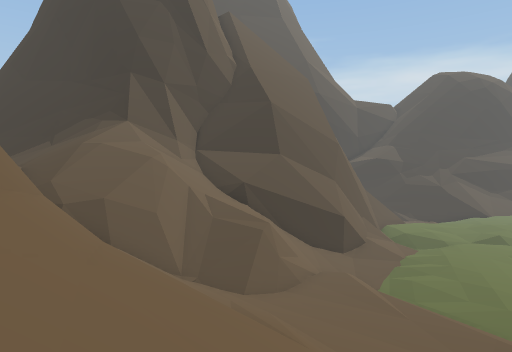
view 1 (above)

22 first-person views from a walk through a Unity game level. The camera is 1.2 m above the floor, tilts 2° down and sees 75° across. The floor is counted in squares, 2 m on a side. Each view is taken from the middle of a square. On the plan, view 1 faces up. The plan holds only what a view shows up to about 10 squares ahead; the rest is blank. The place goes on beyond the plan. The player character is not drawn.

view 2
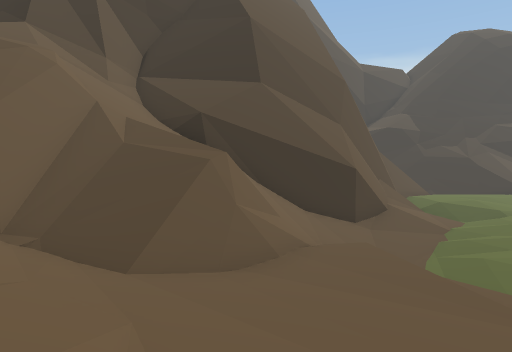

view 3
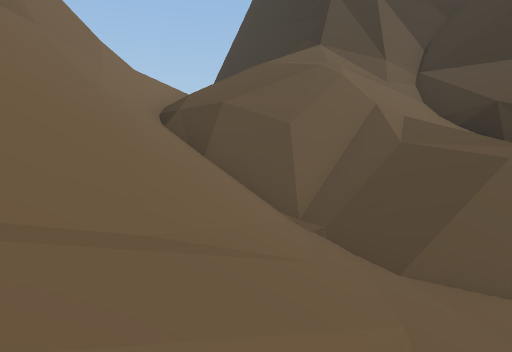

view 4
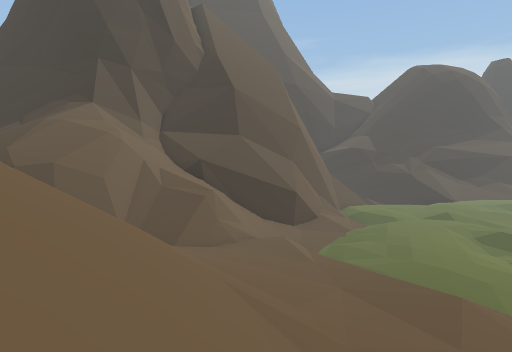

view 5
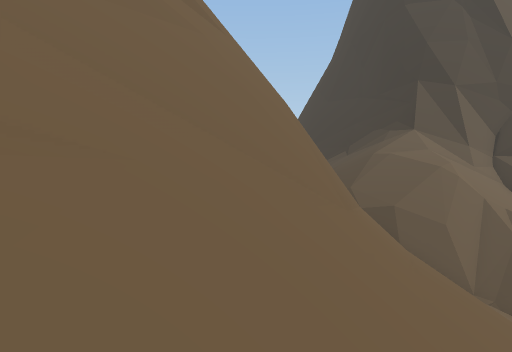

view 6
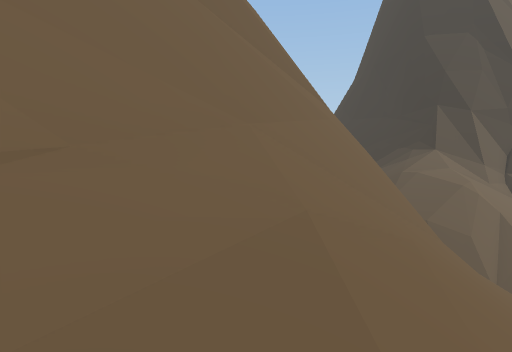

view 7
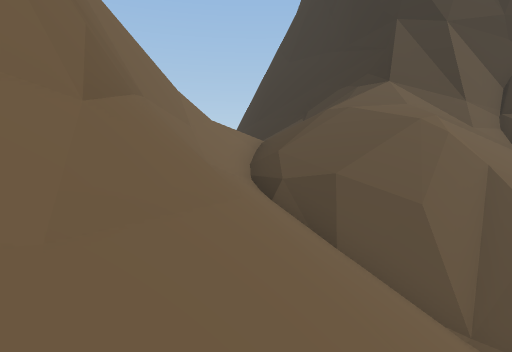

view 8
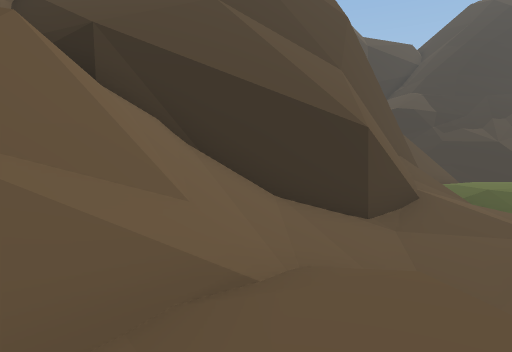

view 9
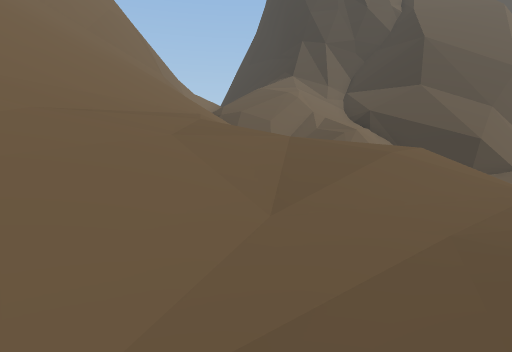

view 10
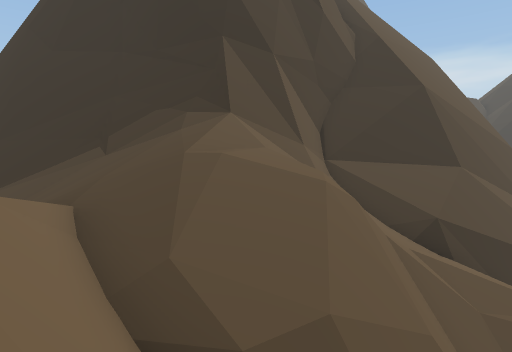

view 11
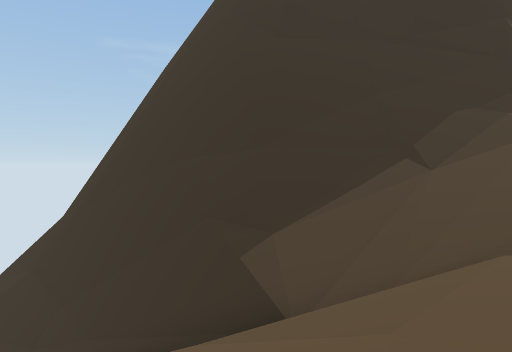

view 12
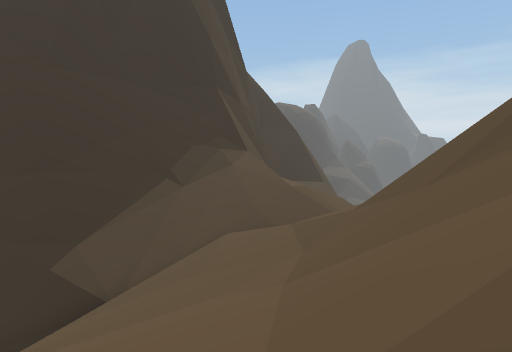

view 13
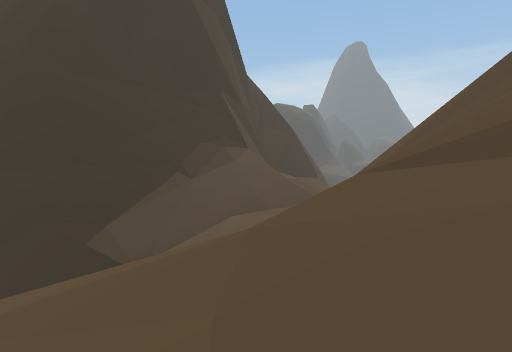

view 14
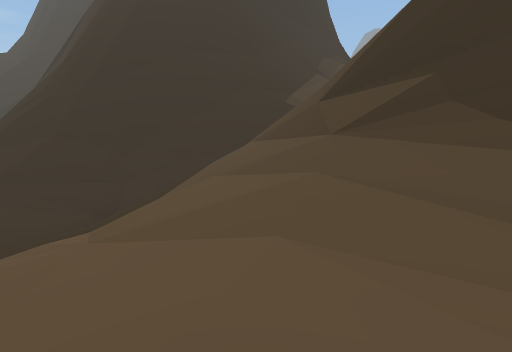

view 15
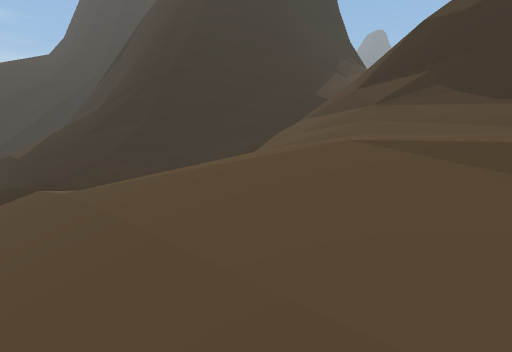

view 16
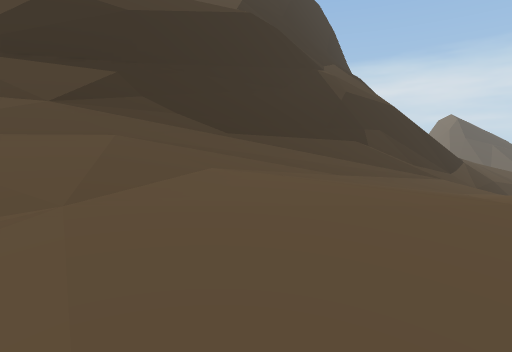

view 17
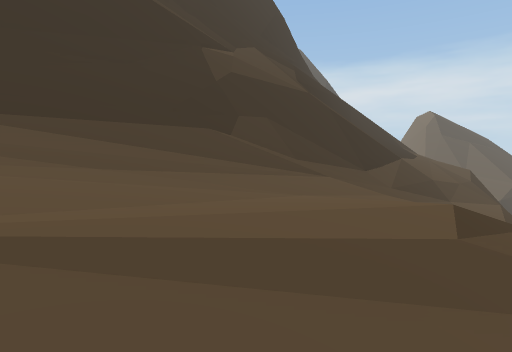

view 18
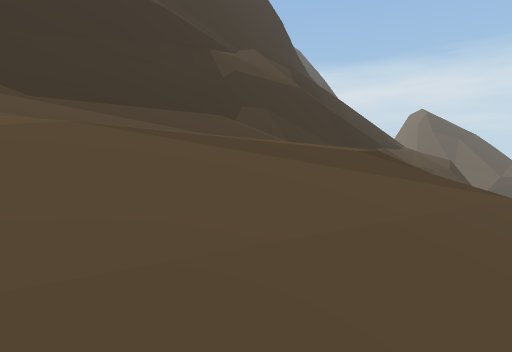

view 19
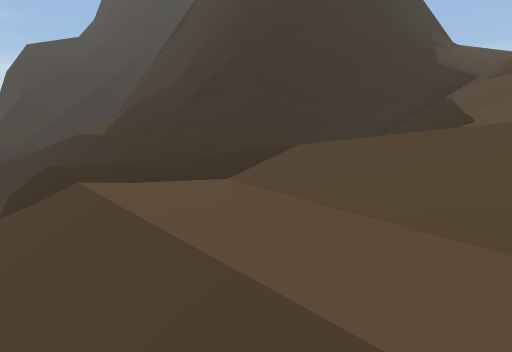

view 20
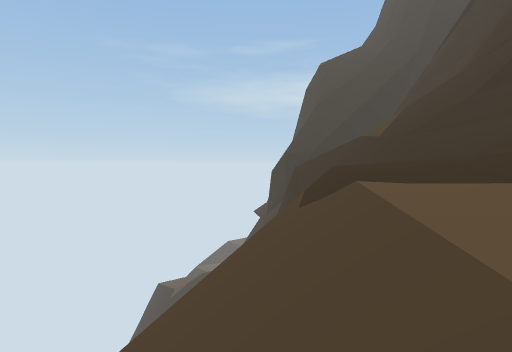

view 21
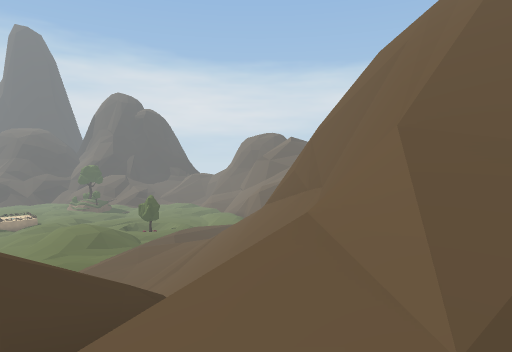

view 22
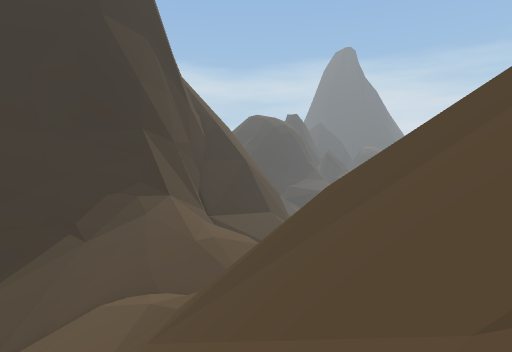

### Floor plan
Key: @ floor where view 1 was taken; # wall or solid block; . main floor; : floor 1.75 m higher than the main floor; + floor 3.25 m higher than the main floor; * floor 8 m higher than the main floor; / step, stairs or slope; = window, fence, low wall or low ledge; ^ raised ledge; v drop or lower ground.
Columns run from 25 left of view 1 to 7 right of it. Each row starts with its distance up from view 1.
 18     v/==                      ##.
 17     //=#^                     ##.
 16     ////#^      ^ #######     #..
 15   v./////#^^^^^^^^####/##   ###..
 14  v/../..//#####/////////#####/...
 13 v/./...// //#=///////=///////....
 12 //./../////  /////////#///#////..
 11  /./././/// ////*#////#///#// /.
 10  /././///== /////*////#///#../...
  9   //.::+/#/ ////////==#///..../..
  8   //.:://#////////#//////...../..
  7   ///:://=////////##//////:...//.
  6   //::://#////////v#///////:..//.
  5   //:.://#/////////v###////::.:/.
  4    /..:/=#/////// //v##//////::/
  3    /..:/=v/=/       v #//////::/.
  2      ..=#/==        vv##////+://.
  1       /#v/=^        vv^#///////..
  0       /#v//         vv^//@/////..
 -1       /=v/            #/// / ///.
 -2       /v/             ^///
 -3     /./=              ^#//
 -4     =./               ^#//

Where each view was taken, in squares from view 1:
view 1: 0 up, 0 right, facing up
view 2: 5 up, 1 right, facing up
view 3: 5 up, 1 right, facing up-left
view 4: 1 down, 2 right, facing up
view 5: 1 down, 0 right, facing up-left
view 6: 4 down, 0 right, facing up-left
view 7: 4 up, 1 left, facing up-left
view 8: 9 up, 2 right, facing up
view 9: 1 down, 7 right, facing up-left
view 10: 6 up, 5 left, facing up
view 11: 8 up, 12 left, facing up
view 12: 6 up, 14 left, facing up-right
view 13: 5 up, 15 left, facing up-right
view 14: 7 up, 20 left, facing up-right
view 15: 6 up, 23 left, facing up-right
view 16: 10 up, 21 left, facing down-right
view 17: 7 up, 22 left, facing down-right
view 18: 8 up, 23 left, facing down-right
view 19: 10 up, 24 left, facing up-right
view 20: 10 up, 24 left, facing up
view 21: 11 up, 9 left, facing down-right
view 22: 4 up, 12 left, facing up-right
